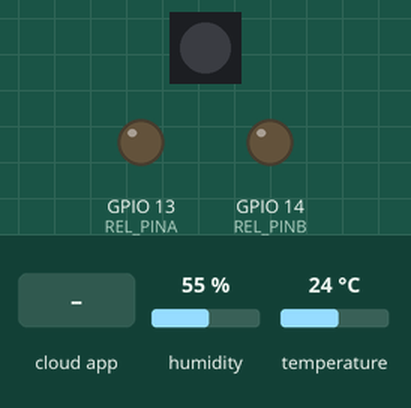
The sketch below on a simulated ESP8266 (NodeMCU). Shown: 1 RGB LEDs in strip order, left to right, output pins drawn as LEDs (lit = HIGH). The test bench sets the inputs (shaded band); at power-on: humidity 55 %, temperature 24 °C. Dim RGB values are drawn brighter than linear; WiFi joins after 1.5 s; servers stay silent unless stated; the Firebase database answers and starts empty; what the sketch prints to the serial monitor is not drawn.

Above: at 3.0 s.
3.1 s: the phone or cloud app sets led to 1
At 3.72 s:
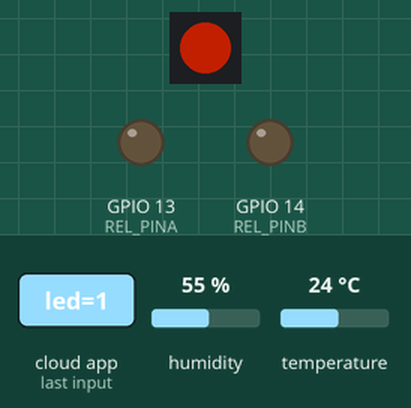
6.6 s: the phone or cloud app sets led to 0
At 7.3 s:
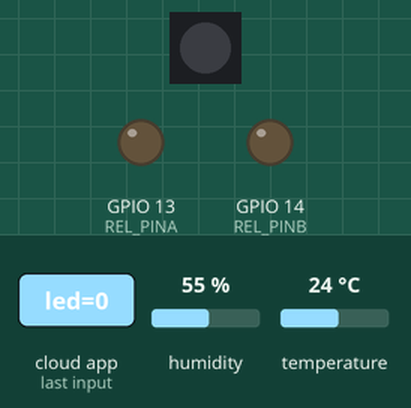
8.1 s: the phone or cloud app sets led to 1
At 10.22 s:
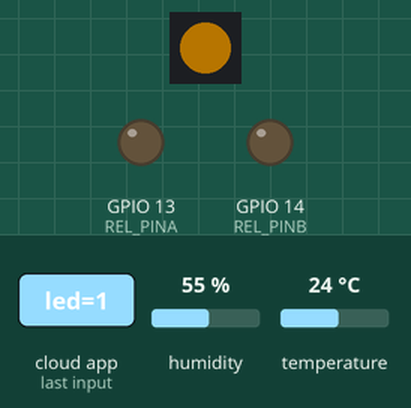
Timing chart, 0 to 47.2 s (numbered marks = the images above; inputs shaded):
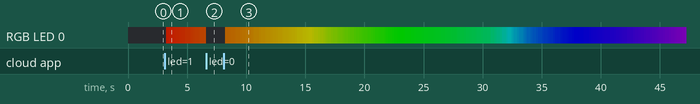

The sketch:

main.ino
```cpp
#include <ESP8266WiFi.h>
#include <FirebaseESP8266.h>
#include <DHT.h>
#include <FastLED.h>

#define FASTLED_ESP8266_RAW_PIN_ORDER

#define REL_PINA 13
#define REL_PINB 14
#define LED_PIN 12

// Cambiar por personales
#define FIREBASE_HOST "https://esp8266-iot-947ea-default-rtdb.firebaseio.com"
#define FIREBASE_AUTH "V79839Ek0y82X8rK7tnZMEGlE6fCJNSmTcy2rK9p"
#define WIFI_SSID "CABLEVISION-eec1"
#define WIFI_PASSWORD "1805BMISBQHA"

#define COLOR_ORDER GRB
#define LED_TYPE WS2812
#define NUM_LEDS 1

#define DHTPIN 15
#define DHTTYPE DHT11

FirebaseData firebaseData;

DHT dht(DHTPIN, DHTTYPE);

uint8_t max_bright = 100;
struct CRGB leds[NUM_LEDS];

int estadoLed, inputVal;
float valorAnterior;
float temp;

void setup() {
  Serial.begin(115200);
  dht.begin();

  pinMode(REL_PINA, OUTPUT);
  pinMode(REL_PINB, OUTPUT);

  LEDS.addLeds<LED_TYPE, LED_PIN, COLOR_ORDER>(leds, NUM_LEDS);
  FastLED.setBrightness(max_bright);

  WiFi.begin(WIFI_SSID, WIFI_PASSWORD);
  Serial.print("Connecting to ");
  Serial.print(WIFI_SSID);
  while (WiFi.status() != WL_CONNECTED) {
    Serial.print(".");
    delay(500);
  }
  Serial.println("");
  Serial.print("_");
  Serial.println("Connected");
  Serial.print("IP Address: ");
  Serial.println(WiFi.localIP());
  Firebase.begin(FIREBASE_HOST, FIREBASE_AUTH);
  Firebase.reconnectWiFi(true);

  Firebase.setInt(firebaseData, "led", 0);
  Firebase.setInt(firebaseData, "barra", 0);
}

void loop() {
  if (Firebase.getInt(firebaseData, "led/")) { // Si pongo muchos de estos se bugea mucho
    estadoLed = firebaseData.intData();
  }

  delay(10);

  if (estadoLed == 0) {
    rainbowOff();
  }
  else if (estadoLed == 1) {
    rainbowOn(1, 1);
    FastLED.show();
  }
  else if (estadoLed == 2) {
    fill_solid(leds, NUM_LEDS, CRGB::Red);
    FastLED.show();
  }
  else if (estadoLed == 3) {
    fill_solid(leds, NUM_LEDS, CRGB::Green);
    FastLED.show();
  }
  else if (estadoLed == 4) {
    fill_solid(leds, NUM_LEDS, CRGB::Blue);
    FastLED.show();
  }
  else if (estadoLed == 5) {
    digitalWrite(REL_PINA, HIGH);
  }
  else if (estadoLed == 6) {
    digitalWrite(REL_PINA, LOW);
  }
  else if (estadoLed == 7) {
    digitalWrite(REL_PINB, HIGH);
  }
  else if (estadoLed == 8) {
    digitalWrite(REL_PINB, LOW);
  }
  else if (estadoLed == 9) {
    poteLed();
  }
  // digitalWrite(REL_PINA, LOW);
  // digitalWrite(REL_PINB, LOW);

  temperature();
}

void poteLed() {
  Firebase.getInt(firebaseData, "barra/");
  inputVal = firebaseData.intData(); // De 0 a 255

  uint8_t hue = inputVal / 4;
  CHSV color = CHSV(hue, 255, 255);
  fill_solid(leds, NUM_LEDS, color);
  FastLED.show();
}

void temperature() {
  if (millis() - valorAnterior >= 10000) {
    valorAnterior = millis();
    temp = dht.readTemperature();
    // Serial.println(String(temp) + " " + String(millis()));

    Firebase.setFloat(firebaseData, "Temperatura", temp);
  }
}

void rainbowOn(uint8_t thisSpeed, uint8_t deltaHue) {
  // uint8_t thisHue = beatsin8(thisSpeed,0,255);
  uint8_t thisHue = beat8(thisSpeed, 255);
  fill_rainbow(leds, NUM_LEDS, thisHue, deltaHue);
}

void rainbowOff() {
  fill_solid(leds, NUM_LEDS, CRGB::Black);
  FastLED.show();
}
```

Measured:
- after the input at 3.1 s, RGB LED 0: off → RGB(87, 12, 0) after 0.15 s, → RGB(87, 13, 0) 0.16 s later, → RGB(86, 14, 0) 0.16 s later, → RGB(84, 15, 0) 0.32 s later, … (15 changes in this stretch)
- after the input at 8.1 s, RGB LED 0: off → RGB(67, 35, 0) after 0.11 s, → RGB(67, 36, 0) 0.32 s later, → RGB(67, 37, 0) 0.16 s later, → RGB(67, 38, 0) 0.32 s later, … (161 changes in this stretch)
